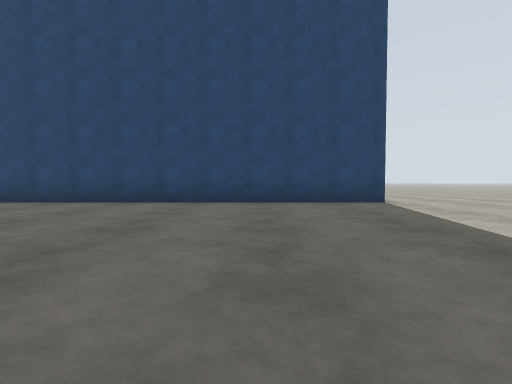
View 1 (above)

18 first-person views from a walk through a Gazebo world. The camera is 0.94 m above the floor, tilts 2° down and sees 85° across. The floor is counted in squares, 2 m on a side. Each view is taken from the middle of a square. On the plan, view 1 faces up. The plan holds only what a view shows up to about 9 squares ahead; the rest is blank. The place goes on beyond the plan.

View 2
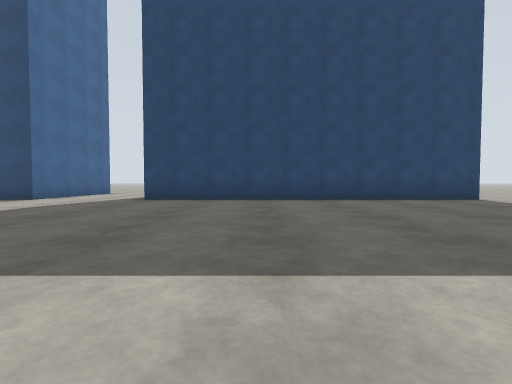

View 3
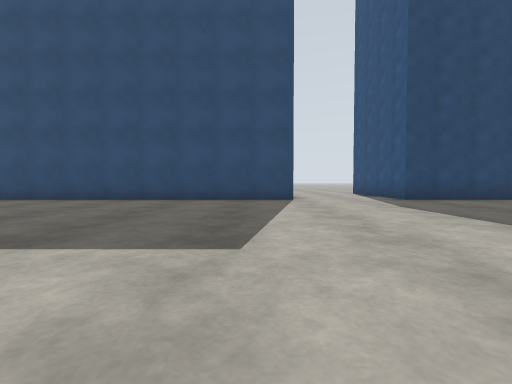

View 4
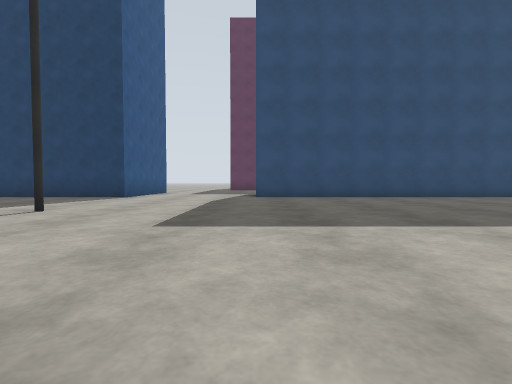

View 5
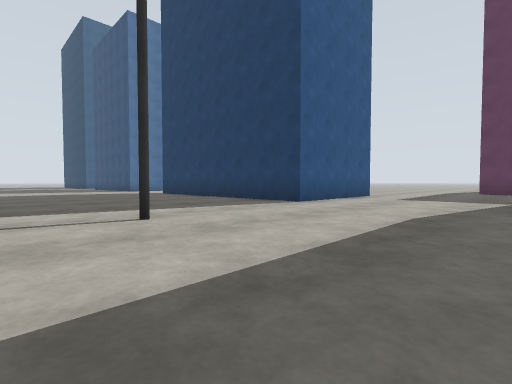

View 6
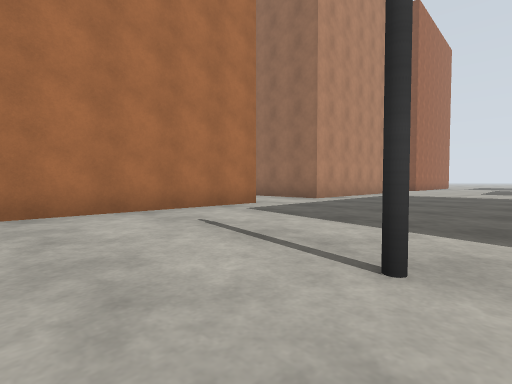

View 7
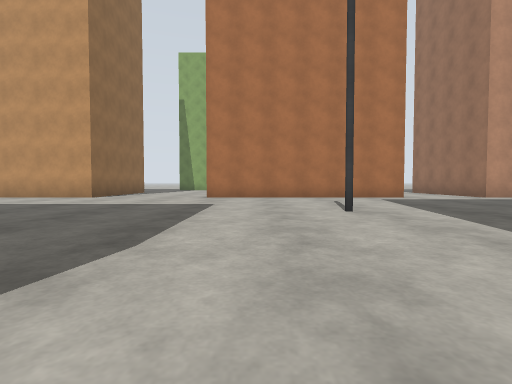

View 8
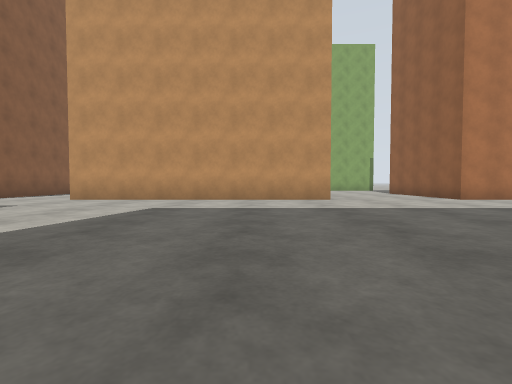

View 9
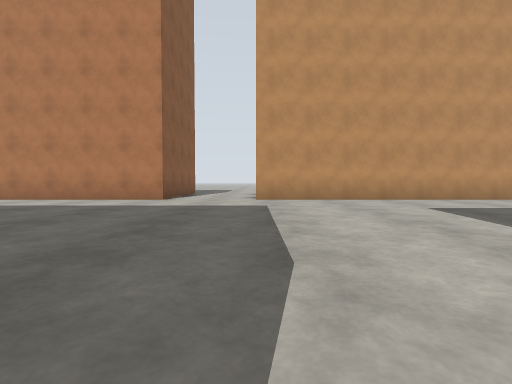

View 10
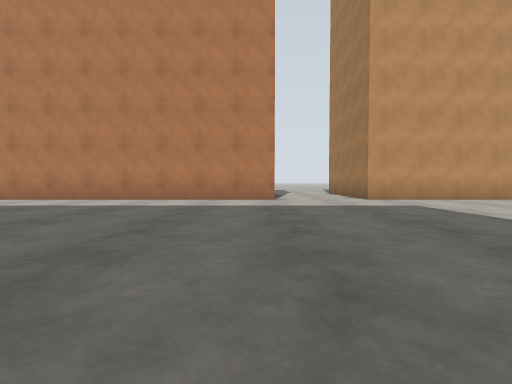

View 11
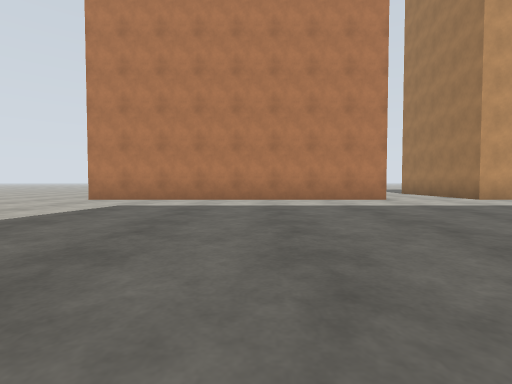

View 12
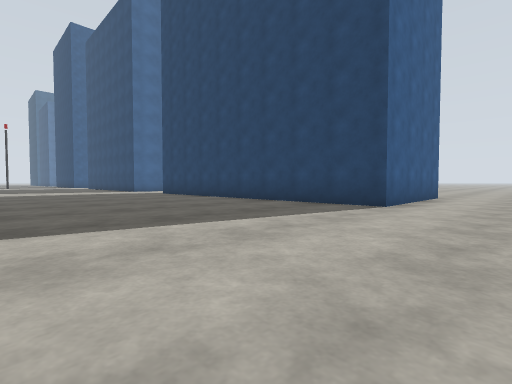

View 13
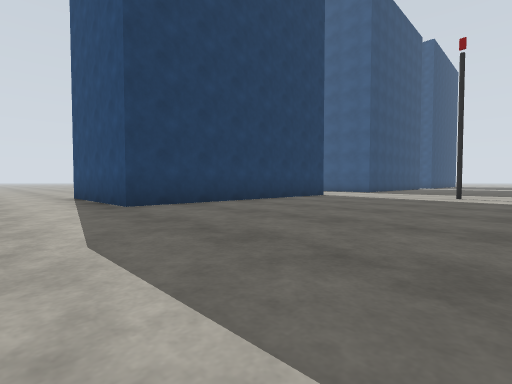

View 14
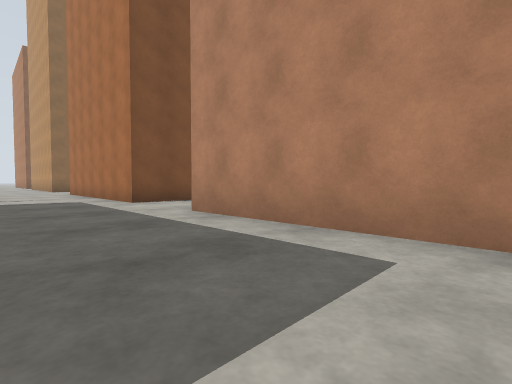

View 15
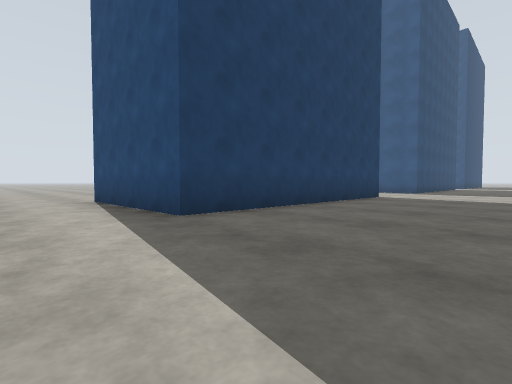

View 16
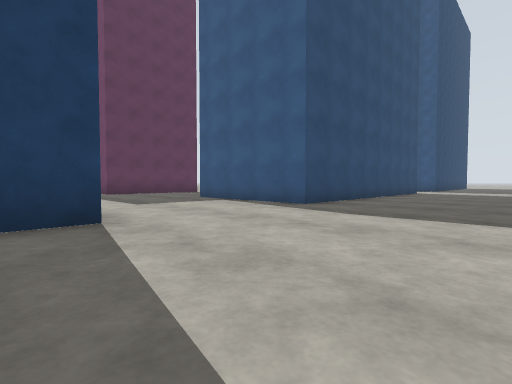

View 17
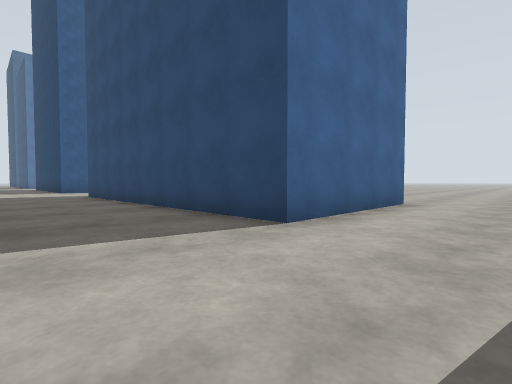

View 18
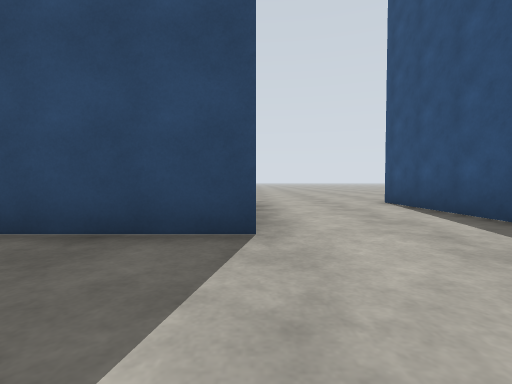

### Floor plan
Key: @ floor where view 1 was taken; . floor; B blue box; P pole; E beige box; R orange box.
Columns run from 30 left of view 1 to 5 right of it. Each row starts with its distance up from view 1.
 15                      ..
 14  ..                 ...
 13  ..                 .....
 12  ..        ..        ....        ..
 11 ...       ....       ....        ..
 10 ..B      B...B       B..B        B.
  9 ..B      B...B       B..B        B..
  8 ..B      B...B       B..B        B..
  7 ..BBBBBBBB...BBBBBBBBB..BBBBBBBBBB..
  6 ....................................
  5 ....................................
  4 ....................................
  3 .........PP.........................
  2 .........PP.........................
  1 ....................................
  0 ..............................@....
 -1 ....................................
 -2 EEEEE..RRRRRR...EEEEEEEE..EEEEEEEE..
 -3     E..R    R...       E..E

Positions as (right, up) in squares from view 1, and headings:
1: (0, 0), facing up
2: (-3, -1), facing up
3: (-10, -1), facing up
4: (-17, -2), facing up
5: (-17, 1), facing up-left
6: (-19, 3), facing down-left
7: (-19, 7), facing down
8: (-12, 6), facing down
9: (-7, 6), facing down
10: (-4, 6), facing down
11: (-1, 6), facing down
12: (5, 1), facing up-left
13: (-30, 1), facing up-right
14: (-30, 1), facing down-right
15: (-30, 3), facing up-right
16: (-22, 3), facing up-right
17: (-7, 4), facing up-left
18: (-9, 4), facing up
